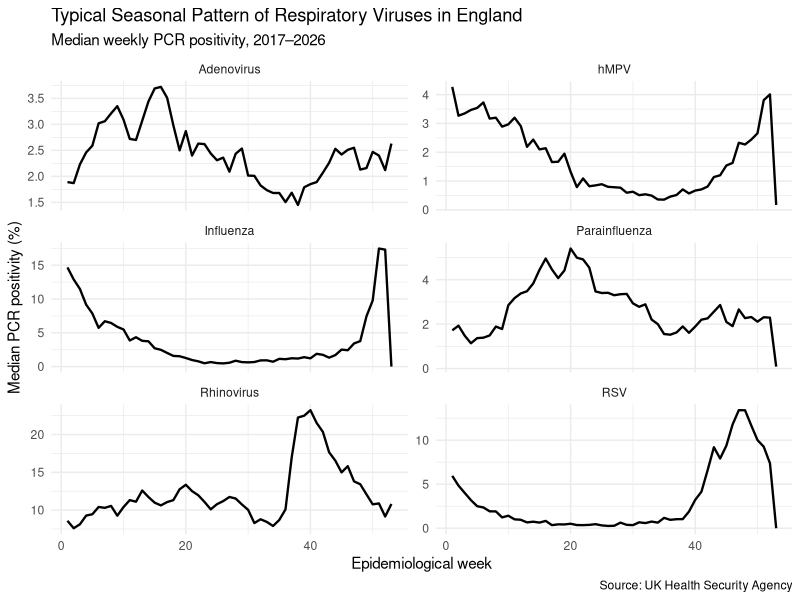
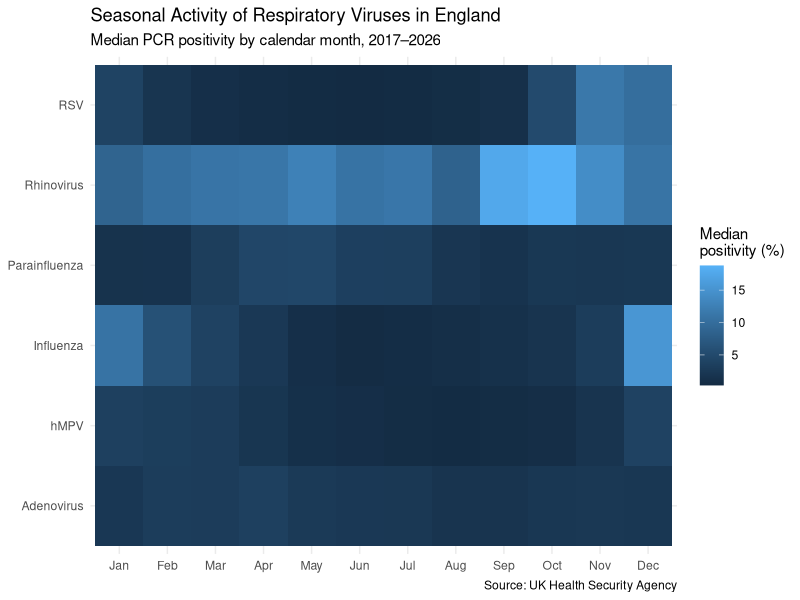
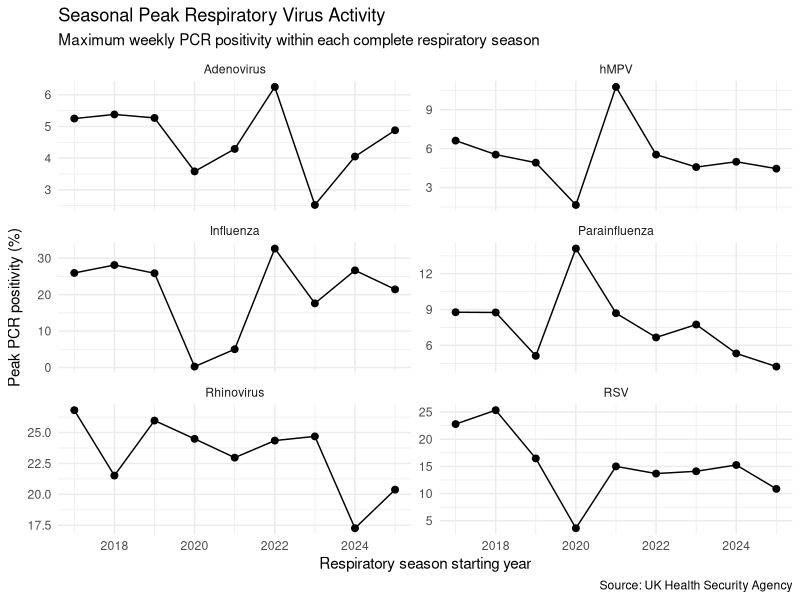
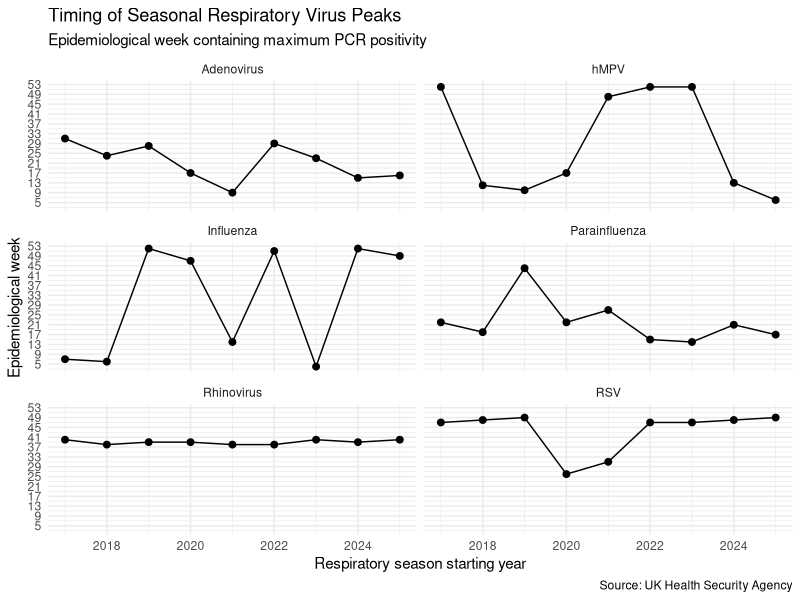
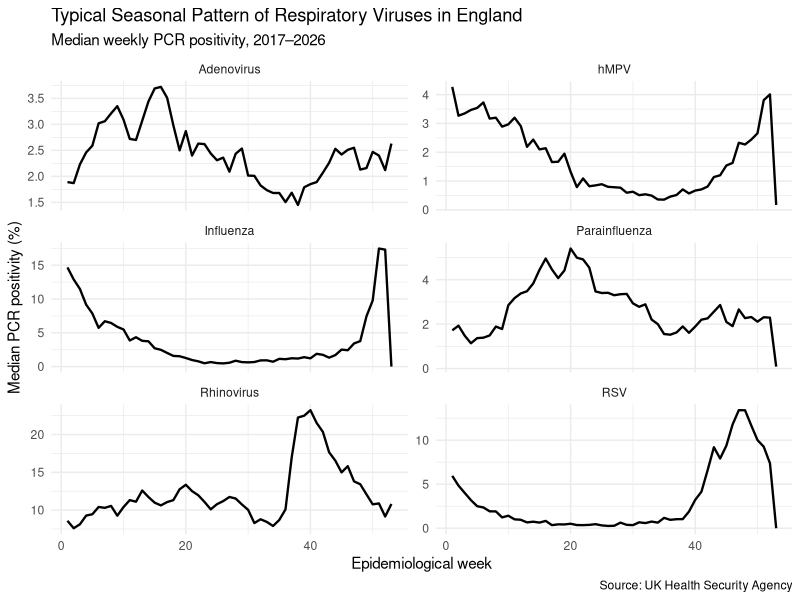
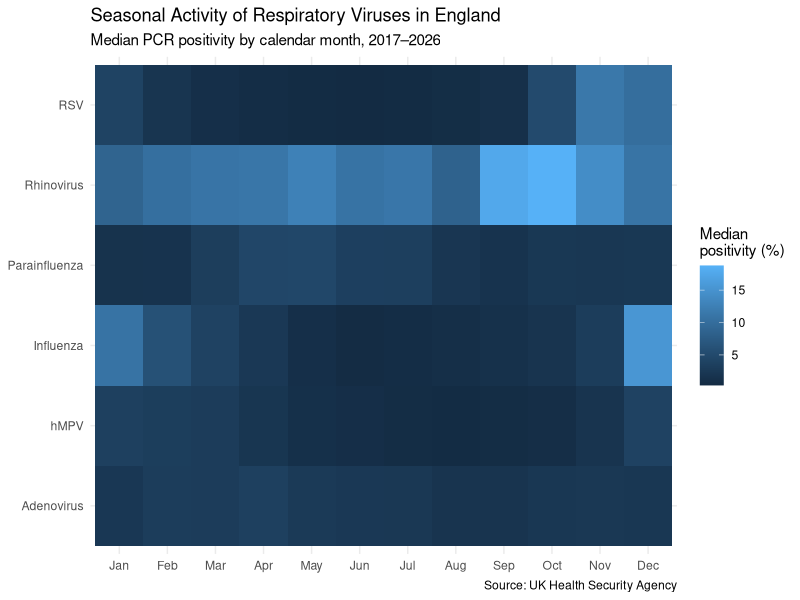
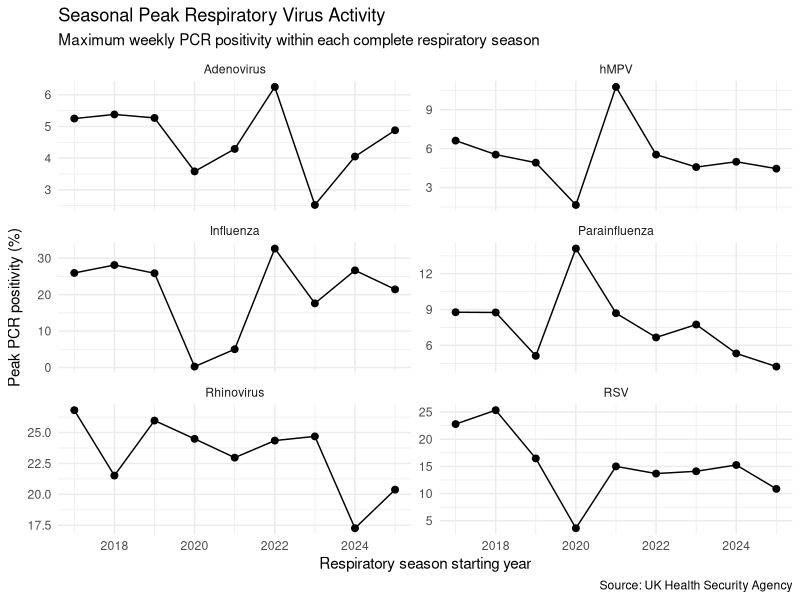
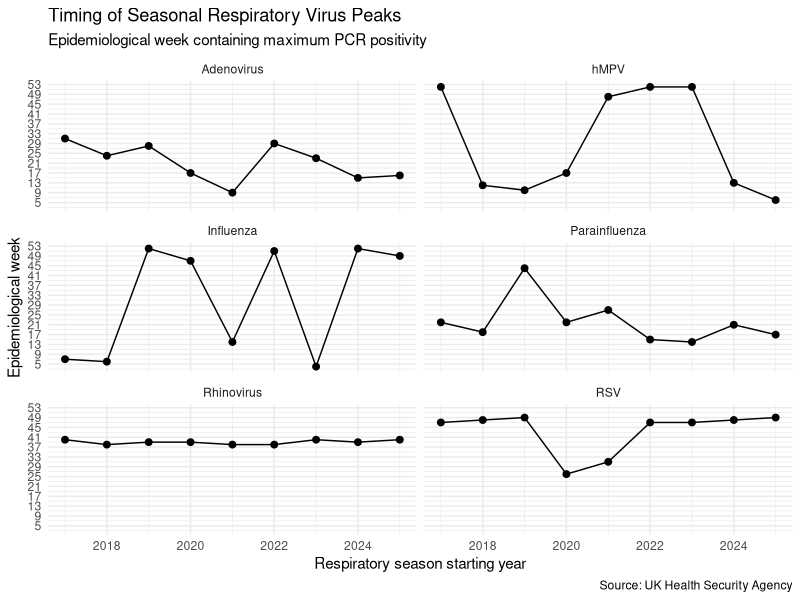

These figures' R source, in order:
# UKHSA Respiratory Virus Surveillance
# Descriptive surveillance and seasonality


# 1. PACKAGES

library(dplyr)
library(tidyr)
library(readr)
library(ggplot2)
library(lubridate)


# 2. IMPORT CLEAN DATA

respiratory <- read_csv(
  "data/processed/respiratory_surveillance_long.csv",
  show_col_types = FALSE
)

glimpse(respiratory)


# 3. CREATE TIME VARIABLES

# Respiratory seasons run from July to June.
# For example:
# July 2024 to June 2025 = 2024/25 season.

respiratory <- respiratory |>
  mutate(
    month = month(date),
    
    month_name = month(
      date,
      label = TRUE,
      abbr = TRUE
    ),
    
    calendar_year = year(date),
    
    season_start_year = if_else(
      month >= 7,
      calendar_year,
      calendar_year - 1
    ),
    
    season = paste0(
      season_start_year,
      "/",
      substr(
        season_start_year + 1,
        3,
        4
      )
    )
  )


# 4. CHECK RESPIRATORY SEASONS

respiratory |>
  distinct(season) |>
  arrange(season) |>
  print(n = Inf)


# 5. OVERALL SUMMARY BY VIRUS

virus_summary <- respiratory |>
  group_by(disease) |>
  summarise(
    observations = n(),
    
    mean_positivity = mean(
      positivity,
      na.rm = TRUE
    ),
    
    median_positivity = median(
      positivity,
      na.rm = TRUE
    ),
    
    sd_positivity = sd(
      positivity,
      na.rm = TRUE
    ),
    
    minimum = min(
      positivity,
      na.rm = TRUE
    ),
    
    maximum = max(
      positivity,
      na.rm = TRUE
    ),
    
    .groups = "drop"
  )

print(virus_summary)


# 6. CALCULATE TYPICAL WEEKLY SEASONALITY

weekly_seasonality <- respiratory |>
  group_by(
    disease,
    epiweek
  ) |>
  summarise(
    mean_positivity = mean(
      positivity,
      na.rm = TRUE
    ),
    
    median_positivity = median(
      positivity,
      na.rm = TRUE
    ),
    
    .groups = "drop"
  )


# 7. PLOT TYPICAL SEASONAL PATTERN

seasonality_plot <- ggplot(
  weekly_seasonality,
  aes(
    x = epiweek,
    y = median_positivity
  )
) +
  geom_line(
    linewidth = 0.8
  ) +
  facet_wrap(
    ~ disease,
    scales = "free_y",
    ncol = 2
  ) +
  labs(
    title = "Typical Seasonal Pattern of Respiratory Viruses in England",
    subtitle = "Median weekly PCR positivity, 2017–2026",
    x = "Epidemiological week",
    y = "Median PCR positivity (%)",
    caption = "Source: UK Health Security Agency"
  ) +
  theme_minimal()

seasonality_plot


# 8. CALCULATE MONTHLY SEASONALITY

monthly_seasonality <- respiratory |>
  group_by(
    disease,
    month,
    month_name
  ) |>
  summarise(
    median_positivity = median(
      positivity,
      na.rm = TRUE
    ),
    
    .groups = "drop"
  )


# 9. CREATE SEASONAL HEATMAP

heatmap_plot <- ggplot(
  monthly_seasonality,
  aes(
    x = month_name,
    y = disease,
    fill = median_positivity
  )
) +
  geom_tile() +
  labs(
    title = "Seasonal Activity of Respiratory Viruses in England",
    subtitle = "Median PCR positivity by calendar month, 2017–2026",
    x = NULL,
    y = NULL,
    fill = "Median\npositivity (%)",
    caption = "Source: UK Health Security Agency"
  ) +
  theme_minimal()

heatmap_plot


# 10. IDENTIFY PEAK WEEK FOR EACH RESPIRATORY SEASON

seasonal_peaks <- respiratory |>
  group_by(
    disease,
    season,
    season_start_year
  ) |>
  slice_max(
    order_by = positivity,
    n = 1,
    with_ties = FALSE
  ) |>
  ungroup() |>
  select(
    disease,
    season,
    season_start_year,
    peak_date = date,
    peak_epiweek = epiweek,
    peak_positivity = positivity
  ) |>
  arrange(
    disease,
    season_start_year
  )

print(
  seasonal_peaks,
  n = Inf
)


# 11. CHECK HOW MANY WEEKS ARE AVAILABLE PER SEASON

season_completeness <- respiratory |>
  group_by(
    disease,
    season,
    season_start_year
  ) |>
  summarise(
    weeks_observed = n(),
    .groups = "drop"
  )

print(
  season_completeness,
  n = Inf
)


# 12. KEEP COMPLETE RESPIRATORY SEASONS

# A complete respiratory season should contain approximately
# 52 weeks.
#
# We use >= 50 weeks to allow for calendar variation.

complete_seasons <- season_completeness |>
  filter(
    weeks_observed >= 50
  ) |>
  select(
    disease,
    season
  )

seasonal_peaks_complete <- seasonal_peaks |>
  inner_join(
    complete_seasons,
    by = c(
      "disease",
      "season"
    )
  )


# 13. SUMMARISE SEASONAL PEAKS

peak_summary <- seasonal_peaks_complete |>
  group_by(disease) |>
  summarise(
    seasons_analysed = n(),
    
    median_peak_positivity = median(
      peak_positivity,
      na.rm = TRUE
    ),
    
    maximum_peak_positivity = max(
      peak_positivity,
      na.rm = TRUE
    ),
    
    .groups = "drop"
  )

print(peak_summary)


# 14. PLOT PEAK MAGNITUDE BY SEASON

peak_magnitude_plot <- ggplot(
  seasonal_peaks_complete,
  aes(
    x = season_start_year,
    y = peak_positivity
  )
) +
  geom_line() +
  geom_point(
    size = 2
  ) +
  facet_wrap(
    ~ disease,
    scales = "free_y",
    ncol = 2
  ) +
  labs(
    title = "Seasonal Peak Respiratory Virus Activity",
    subtitle = "Maximum weekly PCR positivity within each complete respiratory season",
    x = "Respiratory season starting year",
    y = "Peak PCR positivity (%)",
    caption = "Source: UK Health Security Agency"
  ) +
  theme_minimal()

peak_magnitude_plot


# 15. PLOT TIMING OF SEASONAL PEAKS

peak_timing_plot <- ggplot(
  seasonal_peaks_complete,
  aes(
    x = season_start_year,
    y = peak_epiweek
  )
) +
  geom_line() +
  geom_point(
    size = 2
  ) +
  facet_wrap(
    ~ disease,
    ncol = 2
  ) +
  scale_y_continuous(
    breaks = seq(
      1,
      53,
      by = 4
    )
  ) +
  labs(
    title = "Timing of Seasonal Respiratory Virus Peaks",
    subtitle = "Epidemiological week containing maximum PCR positivity",
    x = "Respiratory season starting year",
    y = "Epidemiological week",
    caption = "Source: UK Health Security Agency"
  ) +
  theme_minimal()

peak_timing_plot


# 16. CREATE OUTPUT FOLDERS

dir.create(
  "outputs/figures",
  recursive = TRUE,
  showWarnings = FALSE
)

dir.create(
  "outputs/tables",
  recursive = TRUE,
  showWarnings = FALSE
)


# 17. SAVE FIGURES

ggsave(
  "outputs/figures/typical_seasonality.png",
  seasonality_plot,
  width = 12,
  height = 9,
  dpi = 300
)

ggsave(
  "outputs/figures/seasonal_heatmap.png",
  heatmap_plot,
  width = 11,
  height = 6,
  dpi = 300
)

ggsave(
  "outputs/figures/seasonal_peak_magnitude.png",
  peak_magnitude_plot,
  width = 12,
  height = 9,
  dpi = 300
)

ggsave(
  "outputs/figures/seasonal_peak_timing.png",
  peak_timing_plot,
  width = 12,
  height = 9,
  dpi = 300
)


# 18. SAVE TABLES

write_csv(
  virus_summary,
  "outputs/tables/virus_summary.csv"
)

write_csv(
  weekly_seasonality,
  "outputs/tables/weekly_seasonality.csv"
)

write_csv(
  seasonal_peaks,
  "outputs/tables/seasonal_peaks.csv"
)

write_csv(
  peak_summary,
  "outputs/tables/peak_summary.csv"
)


# 19. ANALYSIS SUMMARY

cat(
  "\n========================================\n"
)

cat(
  "DESCRIPTIVE SURVEILLANCE ANALYSIS COMPLETE\n"
)

cat(
  "========================================\n"
)

cat(
  "Viruses analysed:",
  n_distinct(respiratory$disease),
  "\n"
)

cat(
  "Weekly observations:",
  nrow(respiratory),
  "\n"
)

cat(
  "Respiratory seasons:",
  n_distinct(respiratory$season),
  "\n"
)

cat(
  "Complete virus-seasons:",
  nrow(seasonal_peaks_complete),
  "\n"
)

cat(
  "========================================\n"
)


# END
